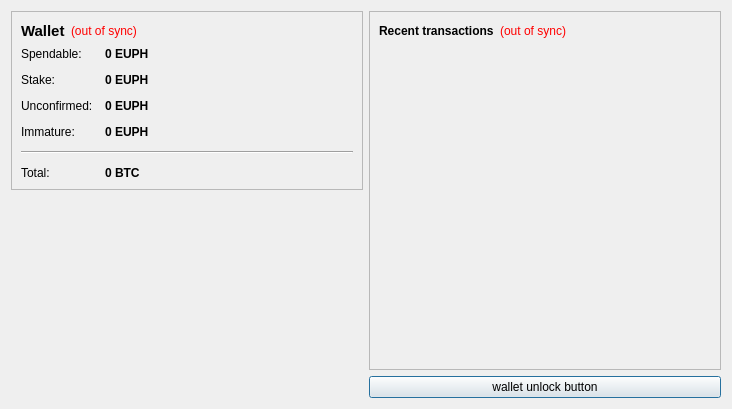
<?xml version="1.0" encoding="UTF-8"?>
<ui version="4.0">
 <class>OverviewPage</class>
 <widget class="QWidget" name="OverviewPage">
  <property name="geometry">
   <rect>
    <x>0</x>
    <y>0</y>
    <width>732</width>
    <height>409</height>
   </rect>
  </property>
  <property name="windowTitle">
   <string>Form</string>
  </property>
  <layout class="QHBoxLayout" name="horizontalLayout" stretch="0,0">
   <item>
    <layout class="QVBoxLayout" name="verticalLayout_2">
     <item>
      <widget class="QFrame" name="frame">
       <property name="frameShape">
        <enum>QFrame::StyledPanel</enum>
       </property>
       <property name="frameShadow">
        <enum>QFrame::Raised</enum>
       </property>
       <layout class="QVBoxLayout" name="verticalLayout_4">
        <item>
         <layout class="QHBoxLayout" name="horizontalLayout_4">
          <item>
           <widget class="QLabel" name="label_5">
            <property name="font">
             <font>
              <pointsize>11</pointsize>
              <weight>75</weight>
              <bold>true</bold>
             </font>
            </property>
            <property name="text">
             <string>Wallet</string>
            </property>
           </widget>
          </item>
          <item>
           <widget class="QLabel" name="labelWalletStatus">
            <property name="toolTip">
             <string>The displayed information may be out of date. Your wallet automatically synchronizes with the Euphoria network after a connection is established, but this process has not completed yet.</string>
            </property>
            <property name="styleSheet">
             <string notr="true">QLabel { color: red; }</string>
            </property>
            <property name="text">
             <string notr="true">(out of sync)</string>
            </property>
            <property name="alignment">
             <set>Qt::AlignLeading|Qt::AlignLeft|Qt::AlignVCenter</set>
            </property>
           </widget>
          </item>
          <item>
           <spacer name="horizontalSpacer_2">
            <property name="orientation">
             <enum>Qt::Horizontal</enum>
            </property>
            <property name="sizeHint" stdset="0">
             <size>
              <width>40</width>
              <height>20</height>
             </size>
            </property>
           </spacer>
          </item>
         </layout>
        </item>
        <item>
         <layout class="QFormLayout" name="formLayout_2">
          <property name="fieldGrowthPolicy">
           <enum>QFormLayout::AllNonFixedFieldsGrow</enum>
          </property>
          <property name="horizontalSpacing">
           <number>12</number>
          </property>
          <property name="verticalSpacing">
           <number>12</number>
          </property>
          <item row="0" column="0">
           <widget class="QLabel" name="label">
            <property name="text">
             <string>Spendable:</string>
            </property>
           </widget>
          </item>
          <item row="0" column="1">
           <widget class="QLabel" name="labelBalance">
            <property name="font">
             <font>
              <weight>75</weight>
              <bold>true</bold>
             </font>
            </property>
            <property name="cursor">
             <cursorShape>IBeamCursor</cursorShape>
            </property>
            <property name="toolTip">
             <string>Your current spendable balance</string>
            </property>
            <property name="text">
             <string notr="true">0 EUPH</string>
            </property>
            <property name="textInteractionFlags">
             <set>Qt::LinksAccessibleByMouse|Qt::TextSelectableByKeyboard|Qt::TextSelectableByMouse</set>
            </property>
           </widget>
          </item>
          <item row="1" column="0">
           <widget class="QLabel" name="label_6">
            <property name="text">
             <string>Stake:</string>
            </property>
           </widget>
          </item>
          <item row="1" column="1">
           <widget class="QLabel" name="labelStake">
            <property name="font">
             <font>
              <weight>75</weight>
              <bold>true</bold>
             </font>
            </property>
            <property name="cursor">
             <cursorShape>IBeamCursor</cursorShape>
            </property>
            <property name="toolTip">
             <string>Total of coins that was staked, and do not yet count toward the current balance</string>
            </property>
            <property name="text">
             <string notr="true">0 EUPH</string>
            </property>
            <property name="textInteractionFlags">
             <set>Qt::LinksAccessibleByMouse|Qt::TextSelectableByKeyboard|Qt::TextSelectableByMouse</set>
            </property>
           </widget>
          </item>
          <item row="2" column="0">
           <widget class="QLabel" name="label_3">
            <property name="text">
             <string>Unconfirmed:</string>
            </property>
           </widget>
          </item>
          <item row="2" column="1">
           <widget class="QLabel" name="labelUnconfirmed">
            <property name="font">
             <font>
              <weight>75</weight>
              <bold>true</bold>
             </font>
            </property>
            <property name="cursor">
             <cursorShape>IBeamCursor</cursorShape>
            </property>
            <property name="toolTip">
             <string>Total of transactions that have yet to be confirmed, and do not yet count toward the current balance</string>
            </property>
            <property name="text">
             <string notr="true">0 EUPH</string>
            </property>
            <property name="textInteractionFlags">
             <set>Qt::LinksAccessibleByMouse|Qt::TextSelectableByKeyboard|Qt::TextSelectableByMouse</set>
            </property>
           </widget>
          </item>
          <item row="3" column="0">
           <widget class="QLabel" name="labelImmatureText">
            <property name="text">
             <string>Immature:</string>
            </property>
           </widget>
          </item>
          <item row="3" column="1">
           <widget class="QLabel" name="labelImmature">
            <property name="font">
             <font>
              <weight>75</weight>
              <bold>true</bold>
             </font>
            </property>
            <property name="toolTip">
             <string>Mined balance that has not yet matured</string>
            </property>
            <property name="text">
             <string notr="true">0 EUPH</string>
            </property>
            <property name="textInteractionFlags">
             <set>Qt::LinksAccessibleByMouse|Qt::TextSelectableByKeyboard|Qt::TextSelectableByMouse</set>
            </property>
           </widget>
          </item>
          <item row="4" column="0" colspan="2">
           <widget class="Line" name="line">
            <property name="orientation">
             <enum>Qt::Horizontal</enum>
            </property>
           </widget>
          </item>
          <item row="5" column="0">
           <widget class="QLabel" name="labelTotalText">
            <property name="text">
             <string>Total:</string>
            </property>
           </widget>
          </item>
          <item row="5" column="1">
           <widget class="QLabel" name="labelTotal">
            <property name="font">
             <font>
              <weight>75</weight>
              <bold>true</bold>
             </font>
            </property>
            <property name="cursor">
             <cursorShape>IBeamCursor</cursorShape>
            </property>
            <property name="toolTip">
             <string>Your current total balance</string>
            </property>
            <property name="text">
             <string notr="true">0 BTC</string>
            </property>
            <property name="textInteractionFlags">
             <set>Qt::LinksAccessibleByMouse|Qt::TextSelectableByKeyboard|Qt::TextSelectableByMouse</set>
            </property>
           </widget>
          </item>
         </layout>
        </item>
       </layout>
      </widget>
     </item>
     <item>
      <spacer name="verticalSpacer_4">
       <property name="orientation">
        <enum>Qt::Vertical</enum>
       </property>
       <property name="sizeHint" stdset="0">
        <size>
         <width>20</width>
         <height>40</height>
        </size>
       </property>
      </spacer>
     </item>
     <item>
      <widget class="QLabel" name="label_2">
       <property name="text">
        <string/>
       </property>
       <property name="pixmap">
        <pixmap resource="../bitcoin.qrc">:/images/Wallet_Logo</pixmap>
       </property>
       <property name="alignment">
        <set>Qt::AlignCenter</set>
       </property>
      </widget>
     </item>
     <item>
      <spacer name="verticalSpacer">
       <property name="orientation">
        <enum>Qt::Vertical</enum>
       </property>
       <property name="sizeHint" stdset="0">
        <size>
         <width>20</width>
         <height>40</height>
        </size>
       </property>
      </spacer>
     </item>
    </layout>
   </item>
   <item>
    <layout class="QVBoxLayout" name="verticalLayout_3">
     <item>
      <widget class="QFrame" name="frame_2">
       <property name="frameShape">
        <enum>QFrame::StyledPanel</enum>
       </property>
       <property name="frameShadow">
        <enum>QFrame::Raised</enum>
       </property>
       <layout class="QVBoxLayout" name="verticalLayout">
        <item>
         <layout class="QHBoxLayout" name="horizontalLayout_2">
          <item>
           <widget class="QLabel" name="label_4">
            <property name="text">
             <string>&lt;b&gt;Recent transactions&lt;/b&gt;</string>
            </property>
           </widget>
          </item>
          <item>
           <widget class="QLabel" name="labelTransactionsStatus">
            <property name="toolTip">
             <string>The displayed information may be out of date. Your wallet automatically synchronizes with the Euphoria network after a connection is established, but this process has not completed yet.</string>
            </property>
            <property name="styleSheet">
             <string notr="true">QLabel { color: red; }</string>
            </property>
            <property name="text">
             <string notr="true">(out of sync)</string>
            </property>
            <property name="alignment">
             <set>Qt::AlignRight|Qt::AlignTrailing|Qt::AlignVCenter</set>
            </property>
           </widget>
          </item>
          <item>
           <spacer name="horizontalSpacer">
            <property name="orientation">
             <enum>Qt::Horizontal</enum>
            </property>
            <property name="sizeHint" stdset="0">
             <size>
              <width>40</width>
              <height>20</height>
             </size>
            </property>
           </spacer>
          </item>
         </layout>
        </item>
        <item>
         <widget class="QListView" name="listTransactions">
          <property name="styleSheet">
           <string notr="true">QListView { background: transparent; }</string>
          </property>
          <property name="frameShape">
           <enum>QFrame::NoFrame</enum>
          </property>
          <property name="verticalScrollBarPolicy">
           <enum>Qt::ScrollBarAlwaysOff</enum>
          </property>
          <property name="horizontalScrollBarPolicy">
           <enum>Qt::ScrollBarAlwaysOff</enum>
          </property>
          <property name="selectionMode">
           <enum>QAbstractItemView::NoSelection</enum>
          </property>
         </widget>
        </item>
       </layout>
      </widget>
     </item>
     <item>
      <widget class="QPushButton" name="unlockWalletButton">
       <property name="sizePolicy">
        <sizepolicy hsizetype="Minimum" vsizetype="Fixed">
         <horstretch>0</horstretch>
         <verstretch>0</verstretch>
        </sizepolicy>
       </property>
       <property name="maximumSize">
        <size>
         <width>16777214</width>
         <height>16777214</height>
        </size>
       </property>
       <property name="toolTip">
        <string/>
       </property>
       <property name="text">
        <string>wallet unlock button</string>
       </property>
       <property name="checkable">
        <bool>false</bool>
       </property>
       <property name="autoDefault">
        <bool>false</bool>
       </property>
       <property name="default">
        <bool>true</bool>
       </property>
       <property name="flat">
        <bool>false</bool>
       </property>
      </widget>
     </item>
    </layout>
   </item>
  </layout>
 </widget>
 <resources>
  <include location="../bitcoin.qrc"/>
 </resources>
 <connections/>
</ui>
